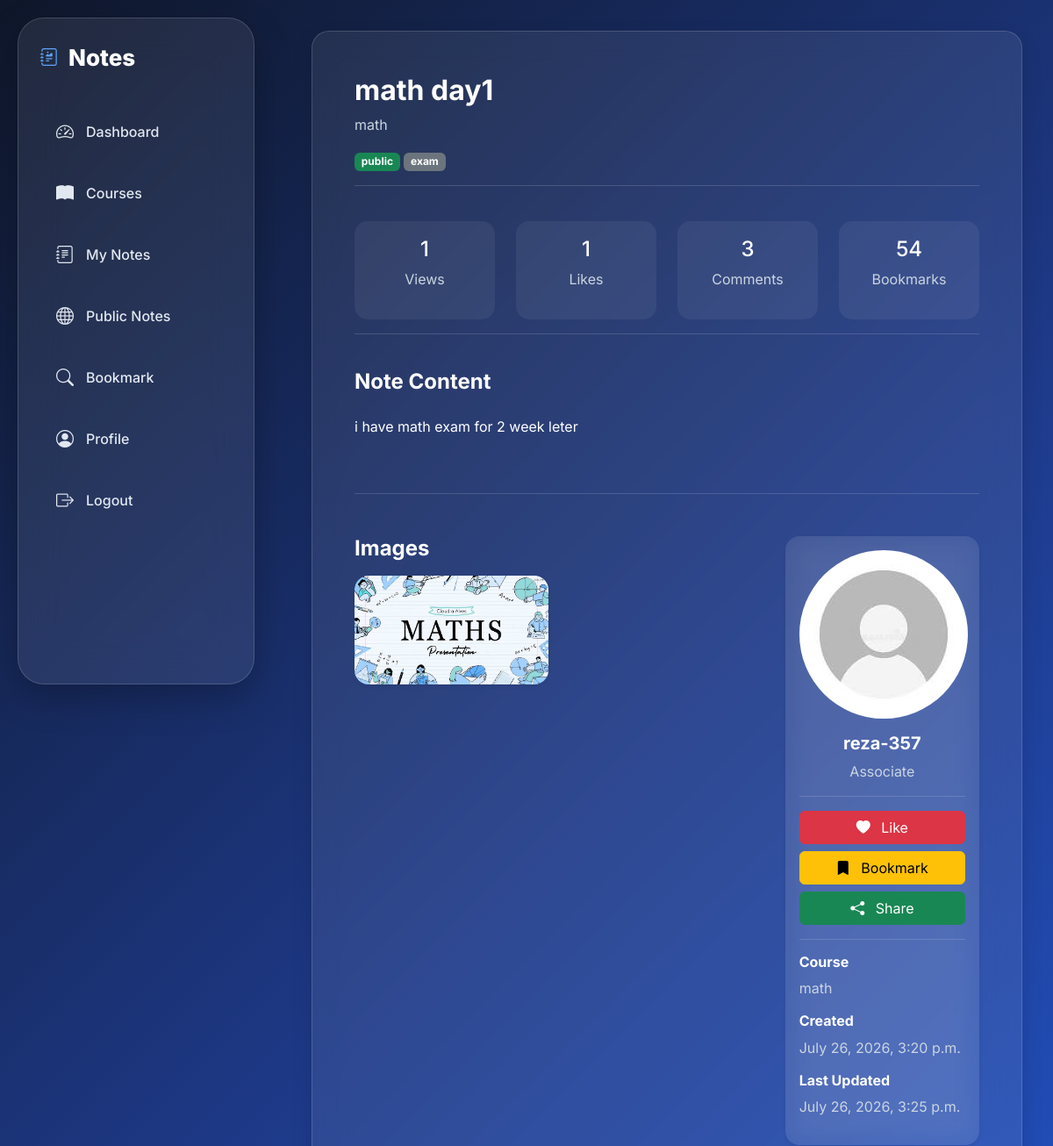
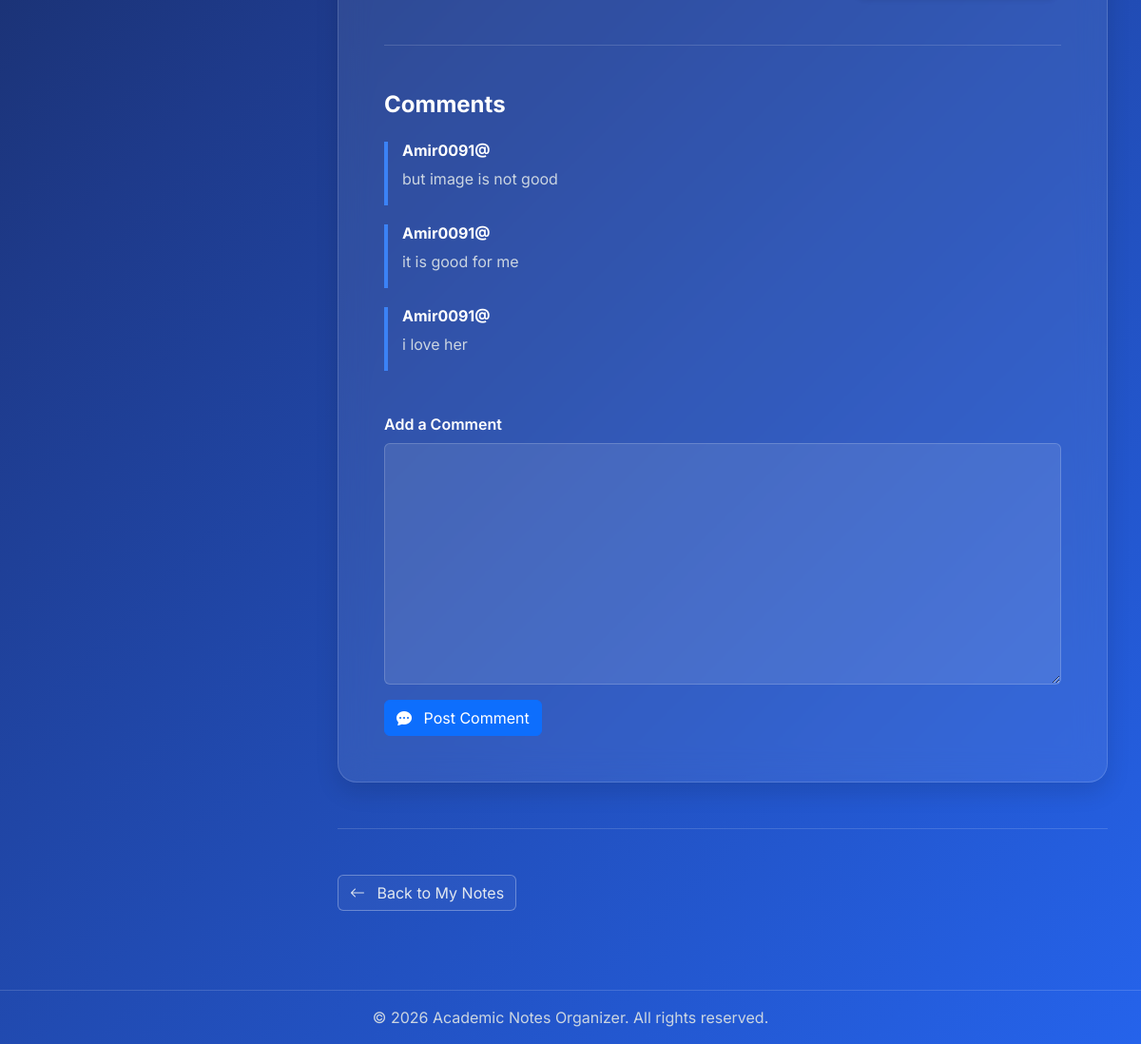
Screenshot of /notes/ditail/2 (signed in) with the database file from the repository (2 pictures, top to bottom).
### Course/models.py (models this page shows, shortened)
class Note(models.Model):
    course = models.ForeignKey(Course, on_delete=models.CASCADE, related_name='notes')
    user = models.ForeignKey(User, on_delete=models.CASCADE, related_name='notes')
    title = models.CharField(max_length=200)
    image = models.ImageField(upload_to='image/note', null=True, blank=True)
    file = models.FileField(upload_to='file/note', null=True, blank=True)
    tags = models.CharField(max_length=500)
    context = models.TextField()
    visibility = models.CharField(max_length=200,choices=ch3)
    created_at = models.DateTimeField(auto_now_add=True)
    update_at = models.DateTimeField(auto_now=True)
    objects = models.Manager()
    public = CustomNote()

class Course(models.Model):
    course_name = models.CharField(max_length=100)
    author = models.ForeignKey(User, on_delete=models.CASCADE, related_name='courses')
    semester = models.CharField(choices=cho, max_length=100)
    descriptions = models.TextField()
    image = models.ImageField(upload_to='image/course', default='image/course/course default.png', blank=True,
                              null=True)
    credit_units = models.CharField(choices=cho2, max_length=100)
    update_at = models.DateTimeField(auto_now=True)
    created_at = models.DateTimeField(auto_now_add=True)
    slug = models.SlugField(blank=True,null=True)
    is_active = models.BooleanField(default=True)
    def __str__(self):
        return self.course_name

class Comment(models.Model):
    note = models.ForeignKey(Note, on_delete=models.CASCADE, related_name='comments')
    user = models.ForeignKey(User, on_delete=models.CASCADE, related_name='comments')
    context = models.TextField()
    replied = models.ForeignKey('self',on_delete=models.CASCADE,null=True,blank=True)

### account/models.py (models this page shows, shortened)
class User(AbstractBaseUser):
    user_degree = (
        ("Foundation","foundation"),
        ('Associate','associate'),
        ('Bachelors','bachelors'),
        ('Masters','masters'),
        ('PHD','phd')
    )
    email = models.EmailField(
        verbose_name='email address',
        max_length=255,
        unique=True,
        blank=True,
        null=True
    )
    username = models.CharField(max_length=50,unique=True,blank=True,null=True)
    is_active = models.BooleanField(default=True)
    is_admin = models.BooleanField(default=False)
    image = models.ImageField(upload_to='image/user',default='image/user/default_user.jpg',null=True,blank=True)
    degree = models.CharField(choices=user_degree,null=True)
    objects = MyUserManager()
    USERNAME_FIELD = 'email'
    REQUIRED_FIELDS = []

### Course/views.py (the view, shortened to what this page needs)
# urls.py: path('notes/ditail/<int:pk>', views.detail_note, name="ditailnote"),
def detail_note(request, pk):
    note = Note.objects.get(id=pk)
    comments = Comment.objects.filter(note=note)
    like = Like.objects.filter(note=note, user_id=request.user.id).exists()
    views = View.objects.filter(note=note, user_id=request.user.id).exists()
    if views == False:
        View.objects.create(note=note, user_id=request.user.id)
    if note.visibility == 'private' and note.user != request.user:
        return redirect('notes')
    if like:
        is_like = True
    else:
        is_like = False
    form = CommentNoteForm()
    return render(request, 'course/note_detail.html', {'form': form, 'note': note, 'comment': comments,'is_like':is_like})

### Course/forms.py
class CommentNoteForm(forms.ModelForm):
    class Meta:
        model =Comment
        fields = ('context',)
        widgets = {
            'context':forms.Textarea(attrs={'class':'form-control'})
        }

### Course/models.py (called while the page is built)
    def get_queryset(self):
        return super().get_queryset().filter(visibility = 'public')

### context_procesors/context_processors.py (called while the page is built)
def notes(request):
    notes = Note.objects.filter(user_id=request.user.id).count()
    return {'notes':notes}

def course(request):
    course = Course.objects.filter(author_id=request.user.id).count()
    return {'course':course}

def public_notes(request):
    public = Note.public.filter(user_id=request.user.id).count()
    return {'public':public}

def bookmark(request):
    books = Bookmark.objects.filter(user_id=request.user.id).count()
    return {'bookmark':books}

def recent_notes(request):
    notes = Note.objects.filter(user_id=request.user.id).order_by('-created_at')[:3]
    return {'recentnote':notes}

def recent_public(request):
    notes = Note.public.all().order_by('-created_at')[:3]
    return {'recentpublic':notes}

### Course/templates/course/note_detail.html (shortened to what this page needs)
{% load static %}
<!DOCTYPE html>
<html lang="en">
<head>
    <link href="https://cdn.jsdelivr.net/npm/bootstrap@5.3.3/dist/css/bootstrap.min.css" rel="stylesheet">
    <link rel="stylesheet" href="https://cdn.jsdelivr.net/npm/bootstrap-icons@1.11.3/font/bootstrap-icons.min.css">
    <link rel="stylesheet" href="{% static 'css/detail_note.css' %}">
    <link rel="stylesheet" href="{% static 'css/dashboard.css' %}">
</head>
<body>
{% include 'base.html' %}
<div class="content">
    <div class="card note-card p-5">
        <div class="d-flex justify-content-between align-items-start">
            <div>
                <h2 class="fw-bold">
                    {{ note.title }}
                </h2>
                <p class="text-muted">
                    {{ note.course }}
                </p>
                <span class="badge bg-success">
                        {{ note.visibility }}
                    </span>
                <span class="badge bg-secondary">
                        {{ note.tags }}
                    </span>
            </div>
        </div>
        {% if note.visibility == 'public' %}
            <hr>
            <div class="row mt-4">
                <div class="col-md-3">
                    <div class="info-box text-center">
                        <h4>
                            {{ note.views.count }}
                        </h4>
                        <p class="text-muted">
                            Views
                        </p>
                    </div>
                </div>
                <div class="col-md-3">
                    <div class="info-box text-center">
                        <h4>
                            {{ note.likes.count }}
                        </h4>
                        <p class="text-muted">
                            Likes
                        </p>
                    </div>
                </div>
                <div class="col-md-3">
                    <div class="info-box text-center">
                        <h4>
                            {{ comment.count }}
                        </h4>
                        <p class="text-muted">
                            Comments
                        </p>
                    </div>
                </div>
                <div class="col-md-3">
                    <div class="info-box text-center">
                        <h4>
                            54
                        </h4>
                        <p class="text-muted">
                            Bookmarks
                        </p>
                    </div>
                </div>
            </div>
        {% endif %}
        <hr>
        <h4 class="fw-bold mt-4">
            Note Content
        </h4>
        <p class="mt-3">
            {{ note.context }}
        </p>
        <hr class="my-5">
        <div class="row">
            <div class="col-lg-8">
                {% if note.image %}
                    <h4 class="fw-bold mb-3">
                        Images
                    </h4>
                    <div class="row">
                        <div class="col-md-6 mb-3">
                            <img src="{{ note.image.url }}" class="img-fluid rounded-4 shadow-sm">
                        </div>
                    </div>
                {% endif %}
            </div>
            <div class="col-lg-4">
                <div class="card border-0 shadow-sm rounded-4">
                    <div class="card-body">
                        <div class="text-center">
                            <img src="{{ note.user.image.url }}" class="rounded-circle mb-3">
                            <h5 class="fw-bold">
                                {{ note.user.username }}
                            </h5>
                            {% if note.user.degree %}
                                <p class="text-muted">
                                    {{ note.user.degree }}
                                </p>
                            {% endif %}
                        </div>
                        {% if note.visibility == "public" %}
                            <hr>
                            <div class="d-grid gap-2">
                                <button class="btn btn-danger">
                                    <i class="bi bi-heart-fill me-2"></i>
                                    Like
                                </button>
                                <button class="btn btn-warning">
                                    <i class="bi bi-bookmark-fill me-2"></i>
                                    Bookmark
                                </button>
                                <button class="btn btn-success">
                                    <i class="bi bi-share-fill me-2"></i>
                                    Share
                                </button>
                            </div>
                        {% endif %}
                        <hr>
                        <h6 class="fw-bold">
                            Course
                        </h6>
                        <p class="text-muted">
                            {{ note.course }}
                        </p>
                        <h6 class="fw-bold">
                            Created
                        </h6>
                        <p class="text-muted">
                            {{ note.created_at }}
                        </p>
                        <h6 class="fw-bold">
                            Last Updated
                        </h6>
                        <p class="text-muted">
                            {{ note.update_at }}
                        </p>
                    </div>
                </div>
            </div>
        </div>
        {% if note.visibility == 'public' %}
            <hr class="my-5">
            <h4 class="fw-bold mb-4">
                Comments
            </h4>
            {% for items in comment %}
                <div class="comment">
                <h6 class="fw-bold">
                    {{ items.user.username }}
                </h6>
                <p class="text-muted">
                    {{ items.context }}
                </p>
            </div>
            {% endfor %}
            <div class="mt-4">
                <form method="post" action="">
                    <label class="form-label fw-semibold">
                        Add a Comment
                    </label>
                    {{ form.context }}
                    <button class="btn btn-primary mt-3">
                        <i class="bi bi-chat-dots-fill me-2"></i>
                        Post Comment
                    </button>
                </form>
            </div>
        {% endif %}
    </div>
    <hr class="my-5">
    <div class="d-flex justify-content-between align-items-center flex-wrap gap-3">
        <a href="{% url 'notes' %}" class="btn btn-outline-secondary">
            <i class="bi bi-arrow-left me-2"></i>
            Back to My Notes
        </a>
    </div>
</div>
<footer class="text-center text-muted mt-5">
    <hr>
    <p>
        © 2026 Academic Notes Organizer. All rights reserved.
    </p>
</footer>
</body>
</html>

### assets/css/detail_note.css (style rules this page uses)
* { margin: 0; padding: 0; box-sizing: border-box; font-family: Inter, sans-serif; }
body { min-height: 100vh; background: linear-gradient(135deg, #0F172A 0%, #1E3A8A 45%, #2563EB 100%); overflow-x: hidden; color: white; position: relative; }
.content { margin-left: 320px; padding: 35px; position: relative; z-index: 1; }
h1, h2, h3, h4, h5, h6 { color: #fff; }
p.text-muted, small.text-muted, .text-muted { color: #CBD5E1 !important; }
hr { border-color: rgba(255, 255, 255, .15); opacity: 1; }
.form-control, .form-select { background: rgba(255, 255, 255, .10); border: 1px solid rgba(255, 255, 255, .18); color: #fff; }
.form-control::placeholder { color: #94A3B8; }
.btn-outline-secondary { color: #E2E8F0; border-color: rgba(255, 255, 255, .3); background: rgba(255, 255, 255, .04); }
.note-card { position: relative; overflow: hidden; background: rgba(255, 255, 255, .10); backdrop-filter: blur(20px); -webkit-backdrop-filter: blur(20px); border: 1px solid rgba(255, 255, 255, .15); box-shadow: 0 15px 35px rgba(0, 0, 0, .15); color: #fff; }
.note-card::before { content: ""; position: absolute; top: 0; left: -150%; width: 60%; height: 100%; background: linear-gradient(115deg, transparent 0%, rgba(255, 255, 255, .16) 45%, rgba(255, 255, 255, .32) 50%, rgba(255, 255, 255, .16) 55%, transparent 100%); transform: skewX(-20deg); animation: shimmerSweep 7s ease-in-out infinite; pointer-events: none; z-index: 2; }
.card { background: rgba(255, 255, 255, .08); backdrop-filter: blur(16px); -webkit-backdrop-filter: blur(16px); border: 1px solid rgba(255, 255, 255, .15); box-shadow: 0 10px 25px rgba(0, 0, 0, .12); color: #fff; }
.note-card { border-radius: 20px; }
.info-box { background: rgba(255, 255, 255, .06); border-radius: 15px; padding: 18px; }
.comment { border-left: 4px solid #3B82F6; padding-left: 15px; margin-bottom: 20px; }

### assets/css/dashboard.css (style rules this page uses)
* { margin: 0; padding: 0; box-sizing: border-box; font-family: 'Inter', sans-serif; }
body { min-height: 100vh; background: linear-gradient(135deg, #0F172A 0%, #1E3A8A 45%, #2563EB 100%); overflow-x: hidden; color: white; position: relative; }

### rows the page displays
Note: title "math day1", course "math", visibility "public", tags "exam", views.count "1", likes.count "1", context "i have math exam for 2 week leter", image (picture), user.image (placeholder picture), user.username "reza-357", user.degree "Associate", created_at "July 26, 2026, 3:20 p.m.", update_at "July 26, 2026, 3:25 p.m."
Comment: user.username "Amir0091@", context "but image is not good"
Comment: user.username "Amir0091@", context "it is good for me"
Comment: user.username "Amir0091@", context "i love her"

### other values shown
{{ comment.count }} "3"
